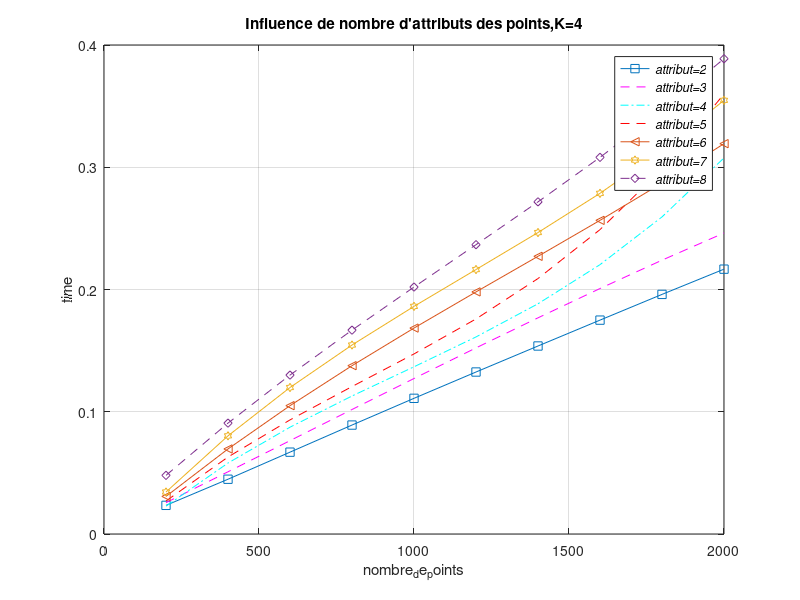

Here is the MATLAB script that generated this plot:
close 
clear
clc
%% K=4, influence de nombre d'attributs des points
%attribut = 2
x1 = 200:200:2000;
y1 = [0.02339 0.045051 0.066458 0.089318 0.111631 0.131478 0.154275 0.175053 0.195833 0.216681];
p = polyfit(x1,y1,5);
a1 = 200:200:2000;
b1 = polyval(p,a1);

figure(1)
plot(a1,b1,'square-');
grid on
hold on

%attribut = 3
x2 = 200:200:2000;
y2 = [0.025862 0.051013 0.075444 0.102132 0.125907 0.155058 0.176705 0.199437 0.223625 0.246784];
p = polyfit(x2,y2,3);
a2 = 200:200:2000;
b2 = polyval(p,a2);

figure(1)
plot(a2,b2,'m--');

%attribut = 4
x3 = 200:200:2000;
y3 = [0.028583 0.053417 0.080197 0.105261 0.153234 0.162276 0.190809 0.225809 0.234674 0.320387];
p = polyfit(x3,y3,3);
a3 = 200:200:2000;
b3 = polyval(p,a3);

figure(1)
plot(a3,b3,'c-.');

%attribut = 5
x4 = 200:200:2000;
y4 = [0.030416 0.05905 0.088325 0.118641 0.161989 0.176624 0.204274 0.232386 0.316645 0.355062 ];
p = polyfit(x4,y4,3);
a4 = 200:200:2000;
b4 = polyval(p,a4);

figure(1)
plot(a4,b4,'r--');

%attribut = 6
x5 = 200:200:2000;
y5 = [0.033574 0.065062 0.097107 0.156676 0.161271 0.193649 0.227956 0.257521 0.288014 0.318678];
p = polyfit(x5,y5,3);
a5 = 200:200:2000;
b5 = polyval(p,a5);

figure(1)
plot(a5,b5,'<-');

%attribut = 7
x6 = 200:200:2000;
y6 = [0.036306 0.071822 0.125855 0.164638 0.178416 0.210385 0.246951 0.280784 0.319257 0.35134];
p = polyfit(x6,y6,3);
a6 = 200:200:2000;
b6 = polyval(p,a6);


figure(1)
plot(a6,b6,'hexagram-');

%attribut = 8
x7 = 200:200:2000;
y7 = [0.050242 0.077235 0.145367 0.17401 0.191311 0.233987 0.269237 0.301948 0.366709 0.379375];
p = polyfit(x7,y7,3);
a7 = 200:200:2000;
b7 = polyval(p,a7);


figure(1)
plot(a7,b7,'diamond--');





legend('\itattribut=2','\itattribut=3','\itattribut=4','\itattribut=5','\itattribut=6','\itattribut=7','\itattribut=8');

xlabel('nombre_de_points'),ylabel('time')
title('Influence de nombre d''attributs des points,K=4')